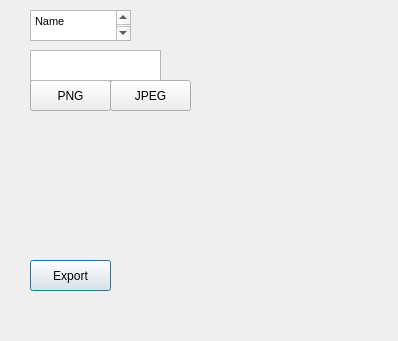
<?xml version="1.0" encoding="UTF-8"?>
<ui version="4.0">
 <class>ExportGraph</class>
 <widget class="QDialog" name="ExportGraph">
  <property name="geometry">
   <rect>
    <x>0</x>
    <y>0</y>
    <width>398</width>
    <height>341</height>
   </rect>
  </property>
  <property name="windowTitle">
   <string>Dialog</string>
  </property>
  <widget class="QPushButton" name="ExportGraphExportButton">
   <property name="geometry">
    <rect>
     <x>30</x>
     <y>260</y>
     <width>81</width>
     <height>31</height>
    </rect>
   </property>
   <property name="text">
    <string>Export</string>
   </property>
  </widget>
  <widget class="QPushButton" name="ExportGraphJPNGButton">
   <property name="geometry">
    <rect>
     <x>110</x>
     <y>80</y>
     <width>81</width>
     <height>31</height>
    </rect>
   </property>
   <property name="text">
    <string>JPEG</string>
   </property>
  </widget>
  <widget class="QPushButton" name="ExportGraphPNGButton">
   <property name="geometry">
    <rect>
     <x>30</x>
     <y>80</y>
     <width>81</width>
     <height>31</height>
    </rect>
   </property>
   <property name="text">
    <string>PNG</string>
   </property>
  </widget>
  <widget class="QTextEdit" name="ExportGraphNameText">
   <property name="geometry">
    <rect>
     <x>30</x>
     <y>10</y>
     <width>101</width>
     <height>31</height>
    </rect>
   </property>
   <property name="html">
    <string>&lt;!DOCTYPE HTML PUBLIC &quot;-//W3C//DTD HTML 4.0//EN&quot; &quot;http://www.w3.org/TR/REC-html40/strict.dtd&quot;&gt;
&lt;html&gt;&lt;head&gt;&lt;meta name=&quot;qrichtext&quot; content=&quot;1&quot; /&gt;&lt;style type=&quot;text/css&quot;&gt;
p, li { white-space: pre-wrap; }
&lt;/style&gt;&lt;/head&gt;&lt;body style=&quot; font-family:'.SF NS Text'; font-size:13pt; font-weight:400; font-style:normal;&quot;&gt;
&lt;p style=&quot; margin-top:0px; margin-bottom:0px; margin-left:0px; margin-right:0px; -qt-block-indent:0; text-indent:0px;&quot;&gt;&lt;span style=&quot; font-family:'MS Shell Dlg 2'; font-size:7.875pt;&quot;&gt;Name&lt;/span&gt;&lt;/p&gt;
&lt;p style=&quot;-qt-paragraph-type:empty; margin-top:0px; margin-bottom:0px; margin-left:0px; margin-right:0px; -qt-block-indent:0; text-indent:0px; font-family:'MS Shell Dlg 2'; font-size:7.875pt;&quot;&gt;&lt;br /&gt;&lt;/p&gt;&lt;/body&gt;&lt;/html&gt;</string>
   </property>
  </widget>
  <widget class="QPlainTextEdit" name="ExportGraphNameTextBox">
   <property name="geometry">
    <rect>
     <x>30</x>
     <y>50</y>
     <width>131</width>
     <height>31</height>
    </rect>
   </property>
  </widget>
 </widget>
 <resources/>
 <connections/>
</ui>
